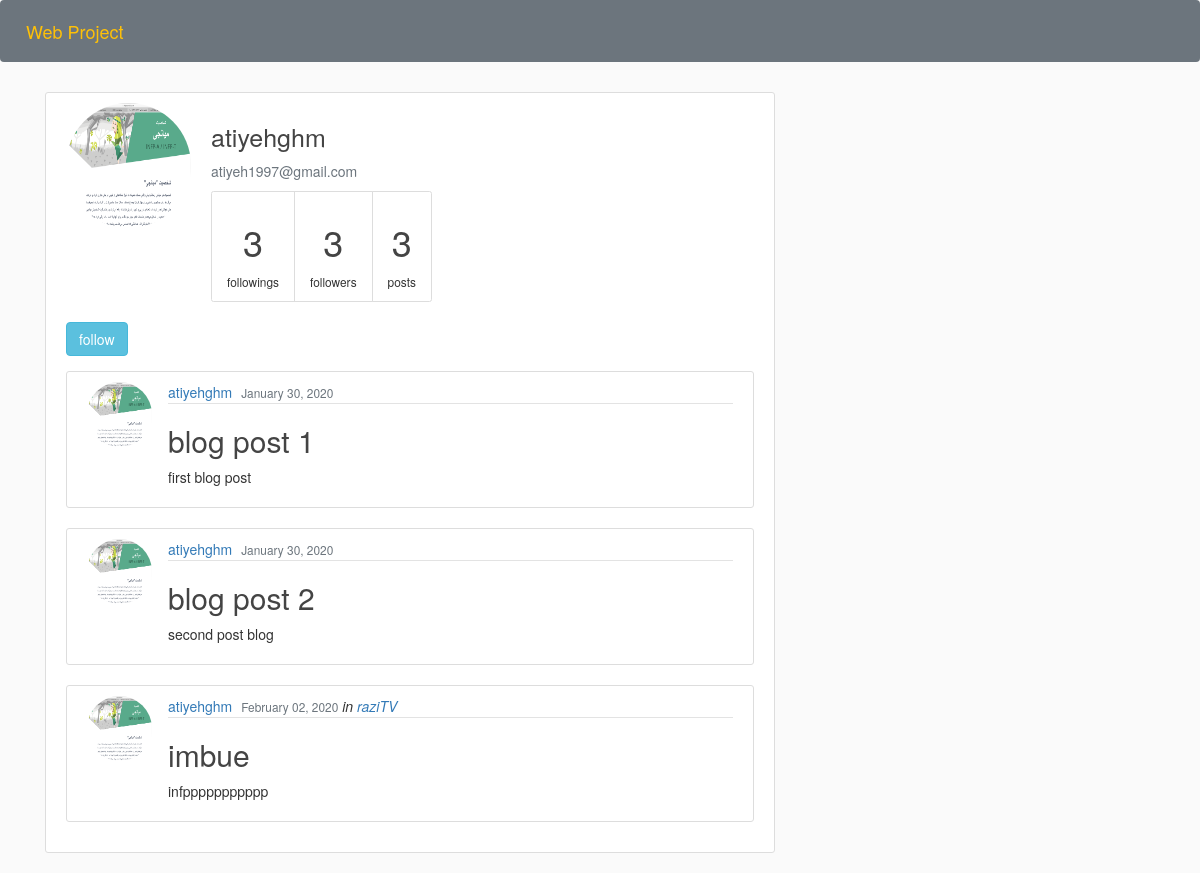
The app's page /profile/1 with its own data.
### users/models.py (models this page shows, shortened)
class profile(models.Model):
    user = models.OneToOneField(User, on_delete=models.CASCADE)
    bio = models.TextField(max_length=500)
    image = models.ImageField(default='default.jpg', upload_to='profile_pics')
    def get_followings(self):
        following_set = follow.objects.filter(follower=self.user)
        return following_set
    def get_followers(self):
        follower_set = follow.objects.filter(following=self.user)
        return follower_set
    def get_follower_id(self):
        return follow.objects.filter(following=self.user).values_list('follower_id', flat=True)
    def get_follow_url(self):
        return reverse('follow', kwargs={'p_pk': self.user.pk})

### blog/models.py (models this page shows, shortened)
class post(models.Model):
    title = models.CharField(max_length=200)
    content = models.TextField()
    date_posted = models.DateTimeField(default=timezone.now)
    author = models.ForeignKey(User, on_delete=models.CASCADE)
    chanel = models.ForeignKey(Chanel, on_delete=models.CASCADE, null=True, blank= True)
    post_pic = models.ImageField(upload_to='post_picd', null=True, blank=True)
    likes = models.ManyToManyField(User, blank=True, related_name='post_likes')
    dislikes = models.ManyToManyField(User, blank=True, related_name='post_dislikes')

class Chanel(models.Model):
    title = models.CharField(max_length=200)
    description = models.TextField()
    rules = models.TextField()
    admin = models.ForeignKey(User, on_delete=models.CASCADE, related_name='%(class)s_admin')
    authors = models.ManyToManyField(User, related_name='%(class)s_authors')
    followers = models.ManyToManyField(User, related_name='%(class)s_followers')

### users/views.py (the view)
# urls.py: path('profile/<int:p_pk>', user_views.profile, name='profile'),
def profile(request, p_pk):
    ruser = User.objects.get(pk = p_pk)
    following_count = ruser.profile.get_followings()
    follower_count = ruser.profile.get_followers()
    post_count = post.objects.filter(author=ruser).count()
    posts = post.objects.filter(author=ruser)
    context = {
        'requested_user': ruser,
        'following' : following_count,
        'follower' : follower_count,
        'post_count': post_count,
        'posts' : posts
    }
    return render(request, 'users/profile.html', context)

### users/templates/users/profile.html (shortened to what this page needs)
{% extends "blog/base.html" %}
{% load crispy_forms_tags %}
{% block content %}
    <div class="content-section">
      <div class="media">
        <img class="rounded-circle account-img" src="{{ requested_user.profile.image.url }}">
        <div class="media-body">
          <h2 class="account-heading">{{ requested_user.username }}</h2>
          <p class="text-secondary">{{ requested_user.email }}</p>
            <div class="w-100">
                <ul class="list-group list-group-horizontal-md">
                  <li class="list-group-item text-center">
                        <h1 data-toggle="modal" data-target="#followingmodal">{{ following.count}}</h1>
                        <small class="taxt-muted" data-toggle="modal" data-target="#followingmodal"> followings </small>
                  </li>
                  <li class="list-group-item text-center">
                         <h1 class="">{{ follower.count }}</h1>
                        <small class="taxt-muted" data-toggle="modal" data-target="#followermodal"> followers</small>
                  </li>
                  <li class="list-group-item text-center">
                        <h1>{{ post_count}}</h1>
                        <small class="taxt-muted">  posts </small>
                  </li>
                </ul>
            </div>
        </div>
      </div>
        {% if requested_user == user %}
            <a class="btn btn-outline-info"href="{% url 'profile-edit' %}">edit profile</a>
        {% else %}
            {% if user.id not in requested_user.profile.get_follower_id %}
                <a class="btn btn-info"href="{{ requested_user.profile.get_follow_url }}">follow</a>
            {% else %}
                <a class="btn btn-danger"href="{{ requested_user.profile.get_follow_url }}">unfollow</a>
            {% endif %}
        {% endif %}
        {% for post in posts%}
		<article class="media content-section">
			<img class="rounded-circle article-img" src="{{ post.author.profile.image.url }}">
		  <div class="media-body">
			<div class="article-metadata">
			  <a class="mr-2" href="{% url 'profile'  p_pk=post.author.pk %}">{{ post.author }}</a>
			  <small class="text-muted">{{ post.date_posted|date:"F d, Y" }}</small>
              {% if post.chanel %}
                <em>in<a class="mr-2" href="#"> {{ post.chanel.title }}</a></em>
              {% endif %}
			</div>
			<h2><a class="article-title" href="{% url 'view_post' p_pk=post.pk %}">{{ post.title }}</a></h2>
			<p class="article-content">{{ post.content }}</p>
		  </div>
		</article>
	{% endfor %}
    </div>
    </div>
{% endblock content %}

### blog/static/blog/main.css (style rules this page uses)
body { background: #fafafa; color: #333333; }
h1, h2, h3, h4, h5, h6 { color: #444444; }
ul { margin: 0; }
.content-section { background: #ffffff; padding: 10px 20px; border: 1px solid #dddddd; border-radius: 3px; margin-bottom: 20px; }
.article-title { color: #444444; }
.article-content { white-space: pre-line; }
.article-img { height: 65px; width: 65px; margin-right: 16px; }
.article-metadata { padding-bottom: 1px; margin-bottom: 4px; border-bottom: 1px solid #e3e3e3 }
.account-img { height: 125px; width: 125px; margin-right: 20px; margin-bottom: 16px; }
.account-heading { font-size: 2.5rem; }

### records on screen
post: author.profile.image (picture), author "atiyehghm", date_posted "January 30, 2020", title "blog post 1", content "first blog post"
post: author.profile.image (picture), author "atiyehghm", date_posted "January 30, 2020", title "blog post 2", content "second post blog"
post: author.profile.image (picture), author "atiyehghm", date_posted "February 02, 2020", chanel "raziTV", title "imbue", content "infppppppppppp"

### other values on screen
{{ requested_user.username }} "atiyehghm"
{{ requested_user.email }} "atiyeh1997@gmail.com"
{{ following.count }} "3"
{{ follower.count }} "3"
{{ post_count }} "3"
